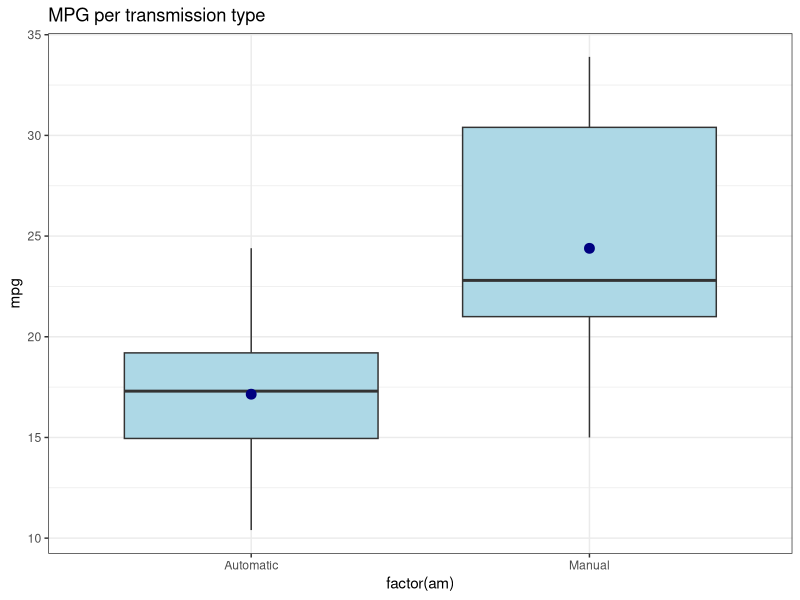
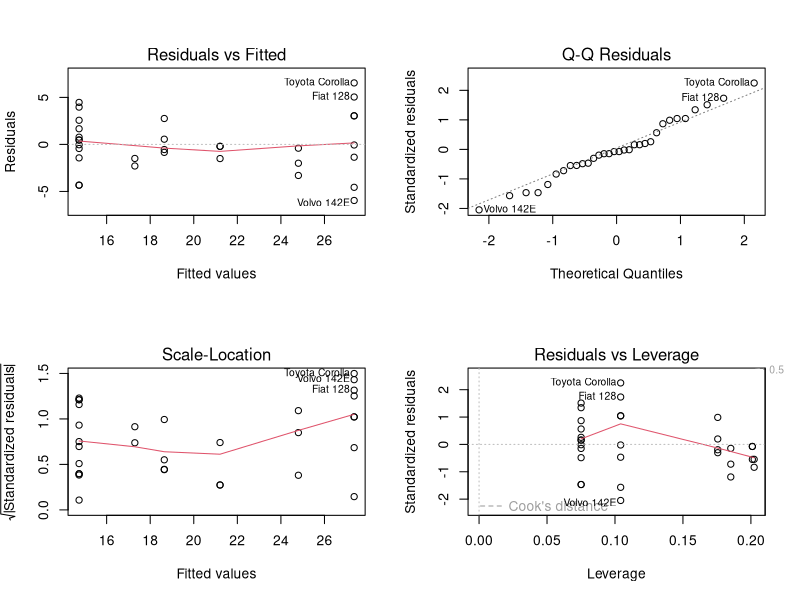

The R script that drew these images, in order:
## ---- chunk 1
knitr::opts_chunk$set(echo = FALSE)
## ---- chunk 2
library(dplyr)
library(ggplot2)

data("mtcars")
## ---- chunk 3
cor(mtcars)[,c(1,9)]
## ---- chunk 4
am_mean <- mtcars %>% group_by(am) %>% summarise(mpg = mean(mpg))
am_mean
## ---- chunk 5
fit1 <- lm(mpg ~ factor(am), mtcars)
fit2 <- lm(mpg ~ factor(am) + factor(cyl), mtcars)
fit3 <- lm(mpg ~ factor(am) + factor(cyl) + disp, mtcars)
fit4 <- lm(mpg ~ factor(am) + factor(cyl) + disp + wt, mtcars)

anova(fit1, fit2, fit3, fit4)

## ---- chunk 6
summary(fit2)$coefficients
## ---- chunk 7

am_boxplot <- ggplot(mtcars, aes(x = factor(am), y = mpg)) +
        theme_bw() +
        geom_boxplot(fill = "lightblue") +
        geom_point(data = am_mean, color = "navyblue", size = 3) +
        labs(title = "MPG per transmission type") +
        scale_x_discrete(labels=c("0" = "Automatic", "1" = "Manual"))
am_boxplot
## ---- chunk 8
par(mfrow = c(2,2))
plot(fit2)
